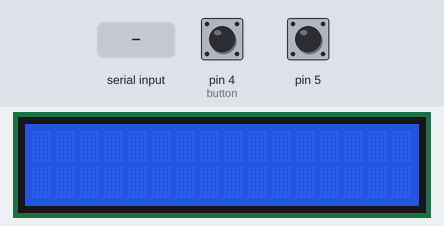
Simulated run of this sketch. Board: Arduino Uno, built with avr-gcc and run on an emulated ATmega328P. Parts: 16×2 character LCD. The test bench sets the inputs (shaded band); at power-on: pin 4 (button) HIGH, pin 5 HIGH.

Above: at 1.2 s.
1.3 s: "1" received over Serial
At 3.0 s:
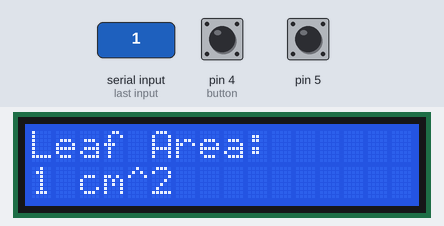
4.0 s: "0" received over Serial
At 5.5 s:
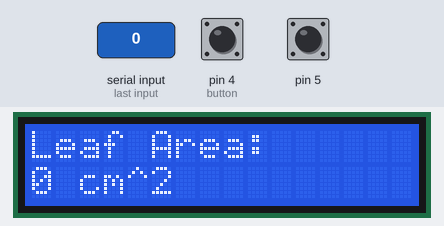
Timing chart, 0 to 7.0 s (numbered marks = the images above; inputs shaded):
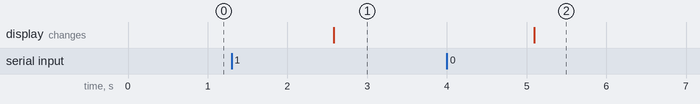

The sketch:

lcd_leaf_area3.ino
```cpp
#include <Wire.h>
#include <LiquidCrystal_I2C.h>

LiquidCrystal_I2C lcd(0x27, 16, 2);

void setup() {
  lcd.init();
  lcd.backlight();
  Serial.begin(9600);
  pinMode(5, INPUT_PULLUP); // 5번 핀 ==> 버튼
  pinMode(4, INPUT_PULLUP); // 4번 핀 ==> 추가 버튼
}

void loop() {
  int buttonState = digitalRead(5);
  int exitButtonState = digitalRead(4); // Exit button state

  if (buttonState == LOW) {
    Serial.println("YES");
    while (digitalRead(5) == LOW); // 버튼이 놓아질 때까지 대기
  }

  if (exitButtonState == LOW) {
    Serial.println("NO");
    while (digitalRead(4) == LOW); // NO 버튼이 놓아질 때까지 대기
  }

  if (Serial.available() > 0) {
    String leafArea = Serial.readString();
    lcd.setCursor(0, 0);
    lcd.print("Leaf Area:");
    lcd.setCursor(0, 1);
    lcd.print(leafArea + " cm^2");
  }

  delay(1500);
}
```

Measured:
- after the input at 1.3 s, the display: changes after 1.3 s (image 1)
- after the input at 4.0 s, the display: changes after 1.1 s (image 2)
